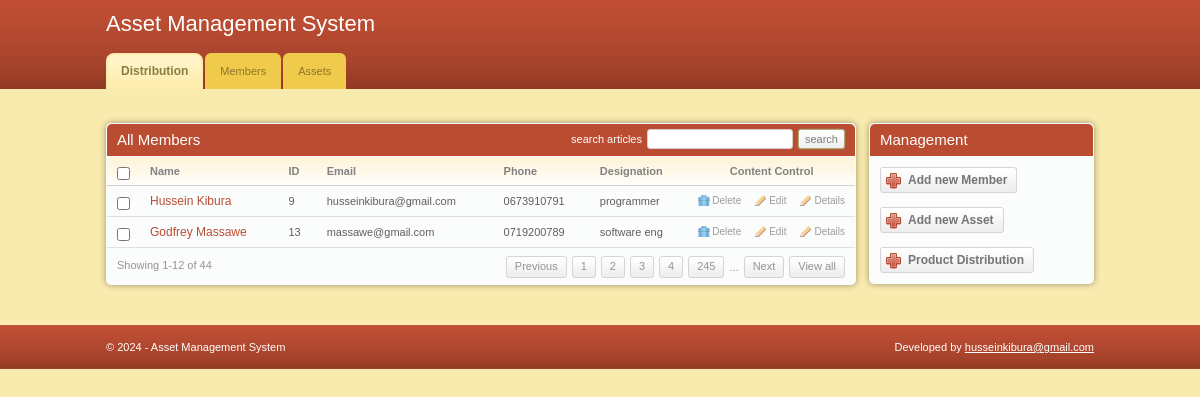
The page /members/ on the database its author committed.
### assetapp/models.py (models this page shows, shortened)
class Member(models.Model):
    name = models.CharField(max_length=50)
    email = models.EmailField(unique=True)
    phone = models.CharField(max_length=50)
    designation = models.CharField(max_length=50)

### assetapp/views.py (the view)
# urls.py: re_path(r'^members/$', views.members, name='members'),
def members(request):
    queryset = Member.objects.all()
    context = {
        "object_list": queryset,
        "title": "list"
    }
    return render(request, 'assetapp/members.html', context)

### assetapp/templates/assetapp/members.html (shortened to what this page needs)
{% extends 'base.html' %}
{% block content %}
<div class="box">
    <div class="box-head">
        <h2 class="left">All Members</h2>
        <div class="right">
            <label>search articles</label>
            <input type="text" class="field small-field" />
            <input type="submit" class="button" value="search" />
        </div>
    </div>
    <div class="table">
        <table width="100%" border="0" cellspacing="0" cellpadding="0">
            <tr>
                <th width="13"><input type="checkbox" class="checkbox" /></th>
                <th>Name</th>
                <th>ID</th>
                <th>Email</th>
                <th>Phone</th>
                <th>Designation</th>
                <th width="110" class="ac">Content Control</th>
            </tr>
             {% for obj in object_list %}
            <tr>
                <td><input type="checkbox" class="checkbox" /></td>
                <td><h3><a href="#">{{ obj.name }}</a></h3></td>
                <td>{{ obj.id }}</td>
                <td>{{ obj.email }}</td>
                <td>{{ obj.phone }}</td>
                <td>{{ obj.designation }}</td>
                <td><a href='{% url "membersdelete" obj.id %}' class="ico del">Delete</a><a href='{% url "membersupdate" obj.id %}' class="ico edit">Edit</a><a href="{{ obj.id }}" class="ico edit">Details</a></td>
            </tr>
            {% endfor %}
        </table>
        <div class="pagging">
            <div class="left">Showing 1-12 of 44</div>
            <div class="right">
                <a href="#">Previous</a>
                <a href="#">1</a>
                <a href="#">2</a>
                <a href="#">3</a>
                <a href="#">4</a>
                <a href="#">245</a>
                <span>...</span>
                <a href="#">Next</a>
                <a href="#">View all</a>
            </div>
        </div>
    </div>
</div>
{% endblock content %}

### assetapp/static/assetapp/css/style.css (style rules this page uses)
* { padding:0; margin:0; outline:0; }
body { background:#f9ebae; font-family: Verdana, sans-serif; font-size:11px; line-height:14px; color:#5e5e5e; }
input, textarea, select { font-family: Verdana, sans-serif; font-size:13px; }
.field { border:solid 1px #d3cfc7; background:#fff; padding:5px; }
.small-field { border:solid 1px #d3cfc7; background:#fff; padding:3px 1px; font-size:11px; }
.checkbox { width:13px; height:13px; vertical-align:top; position:relative; top:2px; }
.button { background:#eee url(images/button.gif) repeat-x 0 0; border:solid 1px #b1a874; color:#7f7f7f; font-size:11px; padding:2px 6px 2px 6px; cursor:pointer; line-height:14px !important; }
a { color:#ba4c32; text-decoration: underline; cursor:pointer; }
.left, .alignleft { float:left; display:inline; }
.right, .alignright { float:right; display:inline; }
.ac { text-align: center !important; }
h2 { font-size:15px; font-weight: normal; }
h3 { font-size:12px; line-height:14px; font-weight: normal; }
h3 a { text-decoration: none; }
.table th { background:#fffdfa url(images/th.gif) repeat-x 0 0; color:#818181; text-align: left; padding:7px 10px; border-bottom:solid 1px #d2d1cb; }
.table td { background:#fbfcfc; border-bottom:solid 1px #e0e0e0; padding:8px 10px; }
.box { background:#fbfcfc; height:100%; padding:1px; margin-bottom:20px; }
.box-head { background:#ba4c32; height:32px; color:#fff; padding: 0 10px; line-height:32px; white-space:nowrap; border-bottom:solid 1px #fff; }
.box-head .right { padding-top:5px; line-height:13px; }
.box-head .right label, .box-head .right input { float:left; }
.box-head .right label { padding:4px 0 0 0; }
.box-head .right input { margin-left:5px; }
.pagging { height:20px; padding:8px 10px; line-height:19px; color:#949494; }
.pagging a { background:url(images/pagging.gif) repeat-x 0 0; height:20px; float:left; padding:0 8px; border:solid 1px #d5d5d5; text-decoration: none; color:#949494; margin-left:5px; }
.pagging span { float:left; margin-left:5px; padding-top:2px; }
a.ico { color:#9d9c9a; font-size:10px; text-decoration: none; padding:0 0 0 14px; background-repeat:no-repeat; background-position:0 0; }
a.del { background-image:url(images/del.gif) }
a.edit { background-image:url(images/edit.gif); margin-left:14px; }
.box { -moz-border-radius:5px; -webkit-border-radius:5px; -moz-box-shadow: 0 0 6px #978f6c; -webkit-box-shadow: 0 0 6px #978f6c; }
.box-head { -moz-border-radius-topleft:5px; -moz-border-radius-topright:5px; -webkit-border-top-left-radius:5px; -webkit-border-top-right-radius:5px; }
.field, .button { -moz-border-radius:4px; -webkit-border-radius:4px; }
.small-field, .button, .pagging a { -moz-border-radius:3px; -webkit-border-radius:3px; }
.button { -moz-box-shadow: 0 0 2px #978f6c; -webkit-box-shadow: 0 0 2px #978f6c; }

### rows shown on the page
Member: name "Hussein Kibura", id "9", email "husseinkibura@gmail.com", phone "0673910791", designation "programmer"
Member: name "Godfrey Massawe", id "13", email "massawe@gmail.com", phone "0719200789", designation "software eng"
